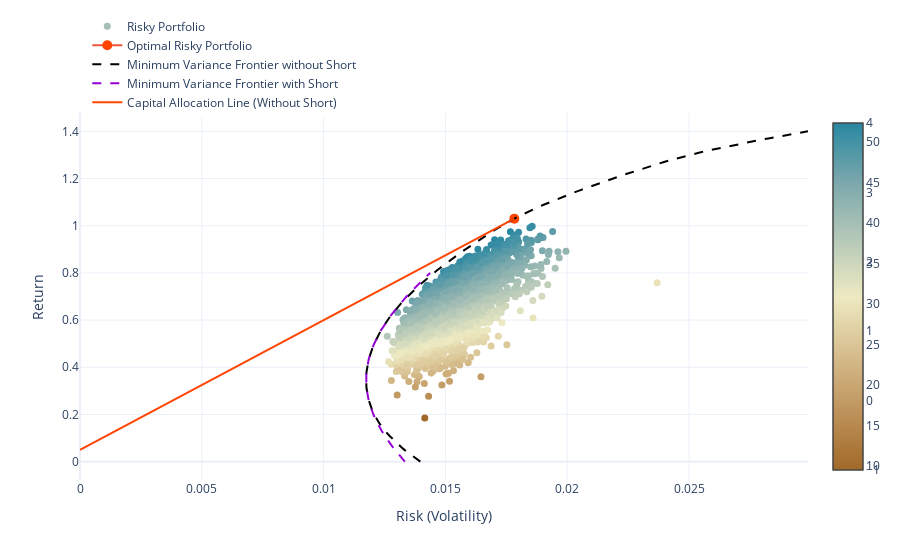

The code cell stored with this chart in its notebook:
### Code cell
#-- Plot the risk vs. return of randomly generated portfolios
#- Convert the list from before into an array for easy plotting
mean_variance_pairs = np.array(mean_variance_pairs)
risk_free_rate=0.05 #-- Include risk free rate here for sharpe ratio

#-- Create Plot
import plotly.graph_objects as go
import plotly.offline as py
data1 = go.Scatter(x=mean_variance_pairs[:,1]**0.5, 
                   y=mean_variance_pairs[:,0], 
                   #- Add color scale for sharpe ratio   
                   marker=dict(color=(mean_variance_pairs[:,0]-risk_free_rate)/(mean_variance_pairs[:,1]**0.5), 
                                  showscale=True, 
                                  size=7,
#                                  line=dict(width=1),
                                  colorscale="earth"#,
 #                                 colorbar=dict(title="Sharpe<br>Ratio")
                                 ), 
                   mode='markers',
                   name="Risky Portfolio")

data2 = go.Scatter(x=[0.017829],
                   y=[1.03],
                   marker=dict(color=['orangered'],
                              showscale=True,
                              size=10),
                   name="Optimal Risky Portfolio")
#- Add title/labels
layout = dict(template='plotly_white',
                  xaxis=dict(title='Risk (Volatility)'),
                  yaxis=dict(title='Return'),
                  #title='Minimal Variance Frontier of Growth Stocks - China',
                  legend=dict(yanchor="bottom", xanchor="left", y=0.99, x=0.01))
#                  coloraxis_colorbar=dict(title="Sharpe Ratio"))

frontier = go.Scatter(x=risk,
                      y=ret,
                      mode="lines",
                      line=dict(color='black',
                                dash='dash'),
                      name="Minimum Variance Frontier without Short")

frontier2 = go.Scatter(x=risk2,
                       y=ret2,
                       mode="lines",
                       line=dict(color='darkviolet',
                                dash='dash'),
                       name="Minimum Variance Frontier with Short")

CAL = go.Scatter(x=[0, 0.017829],
                 y=[0.05, 1.03],
                 line=dict(color='orangered',
                           dash='solid'),
                 mode='lines',
                 name='Capital Allocation Line (Without Short)')
fig=go.Figure(data=[data1,data2, frontier, frontier2, CAL],layout=layout)
py.iplot(fig)

### Figure 1 — Plotly figure (JSON) as saved in the notebook; plotly's stock layout.template omitted (floating-point values rounded to 4 significant figures; data arrays with more than 128 entries replaced by an {"elided": "..."} marker saying what was removed)
{"data": [{"marker": {"color": {"elided": "5000 float values"}, "colorscale": [[0, "rgb(161, 105, 40)"], [0.1667, "rgb(189, 146, 90)"], [0.3333, "rgb(214, 189, 141)"], [0.5, "rgb(237, 234, 194)"], [0.6667, "rgb(181, 200, 184)"], [0.8333, "rgb(121, 167, 172)"], [1, "rgb(40, 135, 161)"]], "showscale": true, "size": 7}, "mode": "markers", "name": "Risky Portfolio", "type": "scatter", "x": {"elided": "5000 float values"}, "y": {"elided": "5000 float values"}}, {"marker": {"color": ["orangered"], "showscale": true, "size": 10}, "name": "Optimal Risky Portfolio", "type": "scatter", "x": [0.01783], "y": [1.03]}, {"line": {"color": "black", "dash": "dash"}, "mode": "lines", "name": "Minimum Variance Frontier without Short", "type": "scatter", "x": {"elided": "141 float values"}, "y": {"elided": "141 float values"}}, {"line": {"color": "darkviolet", "dash": "dash"}, "mode": "lines", "name": "Minimum Variance Frontier with Short", "type": "scatter", "x": [0.01333, 0.01325, 0.01317, 0.01308, 0.013, 0.01293, 0.01285, 0.01278, 0.01271, 0.01264, 0.01257, 0.01251, 0.01245, 0.01239, 0.01233, 0.01228, 0.01223, 0.01218, 0.01213, 0.01208, 0.01204, 0.012, 0.01197, 0.01193, 0.0119, 0.01187, 0.01185, 0.01183, 0.01181, 0.01179, 0.01177, 0.01176, 0.01175, 0.01175, 0.01175, 0.01175, 0.01175, 0.01175, 0.01176, 0.01177, 0.01179, 0.0118, 0.01182, 0.01184, 0.01187, 0.0119, 0.01193, 0.01196, 0.012, 0.01204, 0.01208, 0.01212, 0.01217, 0.01222, 0.01227, 0.01232, 0.01238, 0.01244, 0.0125, 0.01256, 0.01263, 0.0127, 0.01277, 0.01284, 0.01291, 0.01299, 0.01307, 0.01315, 0.01323, 0.01332, 0.01341, 0.01349, 0.01359, 0.01368, 0.01377, 0.01387, 0.01397, 0.01407, 0.01417, 0.01427, 0.01437], "y": [0, 0.01, 0.02, 0.03, 0.04, 0.05, 0.06, 0.07, 0.08, 0.09, 0.1, 0.11, 0.12, 0.13, 0.14, 0.15, 0.16, 0.17, 0.18, 0.19, 0.2, 0.21, 0.22, 0.23, 0.24, 0.25, 0.26, 0.27, 0.28, 0.29, 0.3, 0.31, 0.32, 0.33, 0.34, 0.35, 0.36, 0.37, 0.38, 0.39, 0.4, 0.41, 0.42, 0.43, 0.44, 0.45, 0.46, 0.47, 0.48, 0.49, 0.5, 0.51, 0.52, 0.53, 0.54, 0.55, 0.56, 0.57, 0.58, 0.59, 0.6, 0.61, 0.62, 0.63, 0.64, 0.65, 0.66, 0.67, 0.68, 0.69, 0.7, 0.71, 0.72, 0.73, 0.74, 0.75, 0.76, 0.77, 0.78, 0.79, 0.8]}, {"line": {"color": "orangered", "dash": "solid"}, "mode": "lines", "name": "Capital Allocation Line (Without Short)", "type": "scatter", "x": [0, 0.01783], "y": [0.05, 1.03]}], "layout": {"legend": {"x": 0.01, "xanchor": "left", "y": 0.99, "yanchor": "bottom"}, "xaxis": {"title": {"text": "Risk (Volatility)"}}, "yaxis": {"title": {"text": "Return"}}}}
